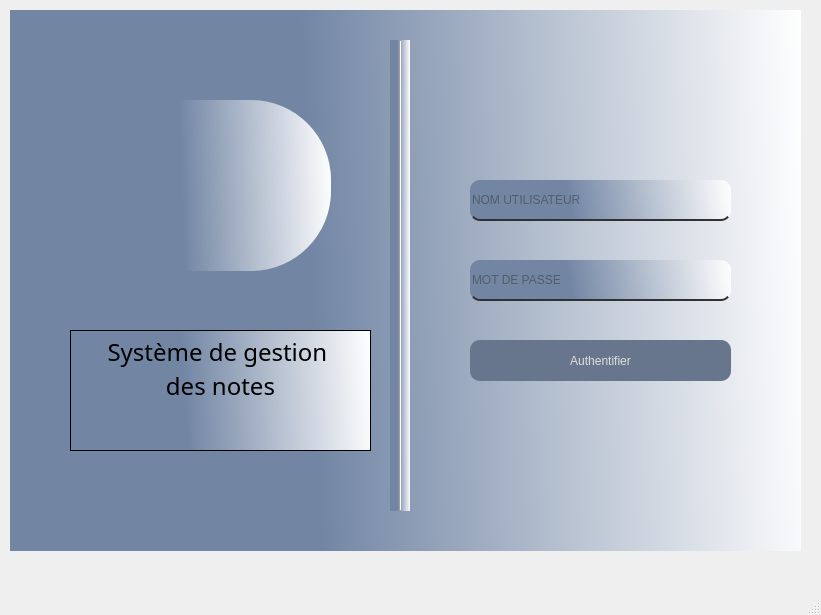
<?xml version="1.0" encoding="UTF-8"?>
<ui version="4.0">
 <class>UIauthentication</class>
 <widget class="QMainWindow" name="UIauthentication">
  <property name="geometry">
   <rect>
    <x>0</x>
    <y>0</y>
    <width>821</width>
    <height>615</height>
   </rect>
  </property>
  <property name="maximumSize">
   <size>
    <width>821</width>
    <height>615</height>
   </size>
  </property>
  <property name="windowTitle">
   <string>UIauthentication</string>
  </property>
  <widget class="QWidget" name="centralwidget">
   <widget class="QWidget" name="widget" native="true">
    <property name="geometry">
     <rect>
      <x>10</x>
      <y>10</y>
      <width>791</width>
      <height>541</height>
     </rect>
    </property>
    <property name="styleSheet">
     <string notr="true">background-color:qlineargradient(spread:pad, x1:0.367, y1:0.0267273, x2:1, y2:0.01, stop:0 rgba(114, 134, 164, 255), stop:1 rgba(255, 255, 255, 255));</string>
    </property>
    <widget class="Line" name="line">
     <property name="geometry">
      <rect>
       <x>380</x>
       <y>30</y>
       <width>20</width>
       <height>471</height>
      </rect>
     </property>
     <property name="orientation">
      <enum>Qt::Vertical</enum>
     </property>
    </widget>
    <widget class="QLineEdit" name="lineEdit_username">
     <property name="geometry">
      <rect>
       <x>460</x>
       <y>170</y>
       <width>261</width>
       <height>41</height>
      </rect>
     </property>
     <property name="styleSheet">
      <string notr="true">border-radius: 10px;
background-color: rgba(255, 255, 255, .0);
border-bottom: 2px solid rgb(49, 49, 49);
color: rgb(49, 49, 49);</string>
     </property>
     <property name="placeholderText">
      <string>NOM UTILISATEUR</string>
     </property>
    </widget>
    <widget class="QLineEdit" name="lineEdit_password">
     <property name="geometry">
      <rect>
       <x>460</x>
       <y>250</y>
       <width>261</width>
       <height>41</height>
      </rect>
     </property>
     <property name="styleSheet">
      <string notr="true">border-radius: 10px;
background-color: rgba(255, 255, 255, .0);
border-bottom: 2px solid rgb(49, 49, 49);
color: rgb(49, 49, 49);</string>
     </property>
     <property name="echoMode">
      <enum>QLineEdit::Password</enum>
     </property>
     <property name="dragEnabled">
      <bool>false</bool>
     </property>
     <property name="placeholderText">
      <string>MOT DE PASSE</string>
     </property>
    </widget>
    <widget class="QPushButton" name="pushButton_login">
     <property name="geometry">
      <rect>
       <x>460</x>
       <y>330</y>
       <width>261</width>
       <height>41</height>
      </rect>
     </property>
     <property name="mouseTracking">
      <bool>false</bool>
     </property>
     <property name="styleSheet">
      <string notr="true">background-color: rgb(103, 117, 141);
border-radius: 10px;
color: rgb(223, 223, 223);</string>
     </property>
     <property name="text">
      <string>Authentifier</string>
     </property>
    </widget>
    <widget class="QTextBrowser" name="textBrowser">
     <property name="geometry">
      <rect>
       <x>60</x>
       <y>320</y>
       <width>301</width>
       <height>121</height>
      </rect>
     </property>
     <property name="font">
      <font>
       <family>Niagara Solid</family>
       <pointsize>18</pointsize>
      </font>
     </property>
     <property name="styleSheet">
      <string notr="true">background-color: rgba(255, 255, 255, .0);</string>
     </property>
     <property name="html">
      <string>&lt;!DOCTYPE HTML PUBLIC &quot;-//W3C//DTD HTML 4.0//EN&quot; &quot;http://www.w3.org/TR/REC-html40/strict.dtd&quot;&gt;
&lt;html&gt;&lt;head&gt;&lt;meta name=&quot;qrichtext&quot; content=&quot;1&quot; /&gt;&lt;style type=&quot;text/css&quot;&gt;
p, li { white-space: pre-wrap; }
&lt;/style&gt;&lt;/head&gt;&lt;body style=&quot; font-family:'Niagara Solid'; font-size:18pt; font-weight:400; font-style:normal;&quot;&gt;
&lt;p align=&quot;center&quot; style=&quot; margin-top:0px; margin-bottom:0px; margin-left:0px; margin-right:0px; -qt-block-indent:0; text-indent:0px;&quot;&gt;&lt;span style=&quot; font-family:'MS Shell Dlg 2';&quot;&gt;Système de gestion &lt;/span&gt;&lt;/p&gt;
&lt;p align=&quot;center&quot; style=&quot; margin-top:0px; margin-bottom:0px; margin-left:0px; margin-right:0px; -qt-block-indent:0; text-indent:0px;&quot;&gt;&lt;span style=&quot; font-family:'MS Shell Dlg 2';&quot;&gt;des notes&lt;/span&gt;&lt;/p&gt;&lt;/body&gt;&lt;/html&gt;</string>
     </property>
    </widget>
    <widget class="QLabel" name="label">
     <property name="geometry">
      <rect>
       <x>80</x>
       <y>90</y>
       <width>241</width>
       <height>171</height>
      </rect>
     </property>
     <property name="styleSheet">
      <string notr="true">background-image: url(:/images/images/logo.png);
border-radius: 80%;</string>
     </property>
     <property name="text">
      <string/>
     </property>
    </widget>
   </widget>
  </widget>
  <widget class="QMenuBar" name="menubar">
   <property name="geometry">
    <rect>
     <x>0</x>
     <y>0</y>
     <width>821</width>
     <height>26</height>
    </rect>
   </property>
  </widget>
  <widget class="QStatusBar" name="statusbar"/>
 </widget>
 <resources/>
 <connections/>
</ui>
